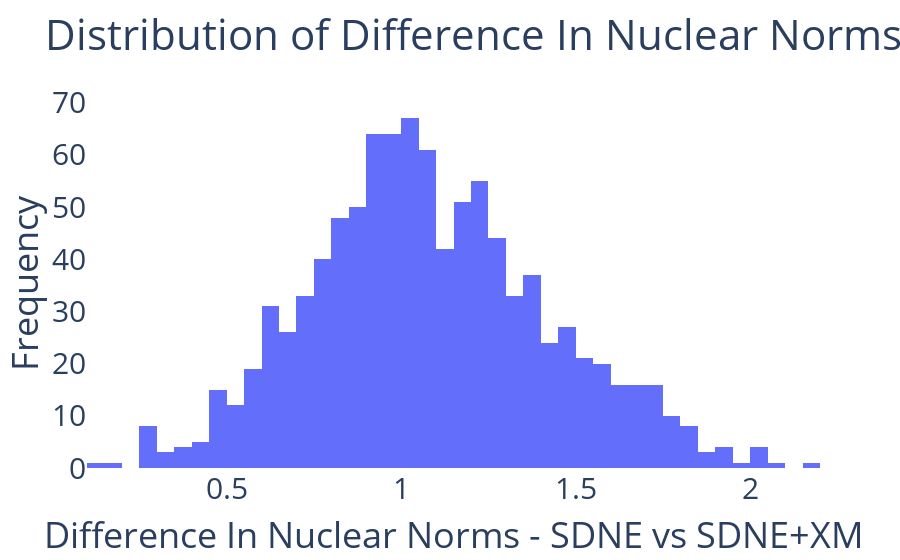

Notebook code cell kept with this figure:
### Code cell
diff = np.array(norm_og) - np.array(norm_plus)
fig = go.Figure()
fig.add_trace(go.Histogram(x = diff))
fig.update_layout(title_text = 'Distribution of Difference In Nuclear Norms - DGI vs DGI+XM', 
                  xaxis_title_text = 'Difference In Nuclear Norms - DGI vs DGI+XM', 
                  yaxis_title_text = 'Frequency', 
                  plot_bgcolor = 'white', 
                  paper_bgcolor = 'white', 
                  font = dict(size = 30))
fig.show()

### Figure 1 — Plotly figure (JSON) as saved in the notebook; plotly's stock layout.template omitted (floating-point values rounded to 4 significant figures; data arrays with more than 128 entries replaced by an {"elided": "..."} marker saying what was removed)
{"data": [{"type": "histogram", "x": {"elided": "986 float values"}}], "layout": {"font": {"size": 30}, "paper_bgcolor": "white", "plot_bgcolor": "white", "title": {"text": "Distribution of Difference In Nuclear Norms - SDNE vs SDNE+XM"}, "xaxis": {"title": {"text": "Difference In Nuclear Norms - SDNE vs SDNE+XM"}}, "yaxis": {"title": {"text": "Frequency"}}}}
